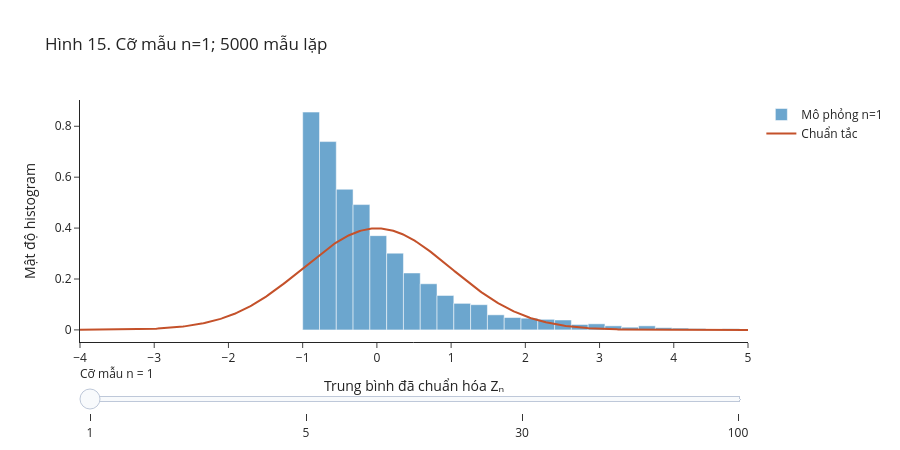

Source (notebook cell):
### Markdown cell above
Ở hình tương tác dưới, thanh trượt đổi **cỡ mẫu** của các phân phối vừa mô phỏng (`z_theo_n`). Rê chuột để đọc khoảng $z$ và chiều cao mật độ; tổng diện tích các cột là 1. Ô này dùng lại kết quả đã tạo, nên kéo thanh trượt không mô phỏng lại và không đổi seed.

<!-- branch-plot-instructions:start -->

**Đọc code vẽ bằng Plotly.** `go.Figure` chứa các trace; mỗi `go.Scatter`, `go.Bar` hoặc trace khác nhận các mảng dữ liệu đã tính. `update_layout` đặt tiêu đề, nhãn và bộ điều khiển. Thanh trượt chọn trạng thái được dựng sẵn trong `steps`; đối chiếu `visible` hoặc dữ liệu của trace để biết hình thay đổi thế nào. Thử đổi thuộc tính hiển thị trong trace hoặc layout, rồi chạy lại ô; giữ dữ liệu để so sánh.

<!-- branch-plot-instructions:end -->

### Code cell
fig_clt = go.Figure()
cac_n=list(z_theo_n)
for i,n in enumerate(cac_n):
    cao,bien=np.histogram(z_theo_n[n],bins=40,density=True)
    tam=(bien[:-1]+bien[1:])/2
    fig_clt.add_trace(go.Bar(x=tam,y=cao,width=np.diff(bien),visible=(i==0),
        name=f"Mô phỏng n={n}",opacity=0.65,
        hovertemplate="z ≈ %{x:.2f}<br>Mật độ %{y:.3f}<extra></extra>"))
fig_clt.add_trace(go.Scatter(x=luoi_z,y=stats.norm.pdf(luoi_z),mode="lines",name="Chuẩn tắc",
                           line={"color":"#C4512A"}))
steps=[]
for i,n in enumerate(cac_n):
    steps.append(dict(method="update",label=str(n),args=[{"visible":[j==i for j in range(len(cac_n))]+[True]},
        {"title":{"text":f"Hình 15. Cỡ mẫu n={n}; {lap_clt} mẫu lặp"}}]))
fig_clt.update_layout(title=f"Hình 15. Cỡ mẫu n={cac_n[0]}; {lap_clt} mẫu lặp",
    xaxis={"title":"Trung bình đã chuẩn hóa Zₙ","range":[-4,5]},yaxis_title="Mật độ histogram",
    sliders=[dict(currentvalue={"prefix":"Cỡ mẫu n = "},steps=steps)],height=450,bargap=0)
fig_clt.show()

### Figure 1 — Plotly figure (JSON) as saved in the notebook; plotly's stock layout.template omitted (floating-point values rounded to 4 significant figures; data arrays with more than 128 entries replaced by an {"elided": "..."} marker saying what was removed)
{"data": [{"hovertemplate": "z ≈ %{x:.2f}<br>Mật độ %{y:.3f}<extra></extra>", "name": "Mô phỏng n=1", "opacity": 0.65, "type": "bar", "visible": true, "width": [0.2262, 0.2262, 0.2262, 0.2262, 0.2262, 0.2262, 0.2262, 0.2262, 0.2262, 0.2262, 0.2262, 0.2262, 0.2262, 0.2262, 0.2262, 0.2262, 0.2262, 0.2262, 0.2262, 0.2262, 0.2262, 0.2262, 0.2262, 0.2262, 0.2262, 0.2262, 0.2262, 0.2262, 0.2262, 0.2262, 0.2262, 0.2262, 0.2262, 0.2262, 0.2262, 0.2262, 0.2262, 0.2262, 0.2262, 0.2262], "x": [-0.8865, -0.6603, -0.434, -0.2078, 0.01846, 0.2447, 0.4709, 0.6972, 0.9234, 1.15, 1.376, 1.602, 1.828, 2.055, 2.281, 2.507, 2.733, 2.96, 3.186, 3.412, 3.638, 3.865, 4.091, 4.317, 4.543, 4.77, 4.996, 5.222, 5.448, 5.675, 5.901, 6.127, 6.353, 6.58, 6.806, 7.032, 7.258, 7.485, 7.711, 7.937], "y": [0.8557, 0.7399, 0.5525, 0.4924, 0.3704, 0.3014, 0.2237, 0.1812, 0.1353, 0.1043, 0.09901, 0.05923, 0.04862, 0.04597, 0.04155, 0.0389, 0.02122, 0.02387, 0.01591, 0.01061, 0.01591, 0.00884, 0.007072, 0.005304, 0.002652, 0.00442, 0.000884, 0.003536, 0.001768, 0.0, 0.001768, 0.001768, 0.000884, 0.000884, 0.000884, 0.0, 0.0, 0.0, 0.0, 0.001768]}, {"hovertemplate": "z ≈ %{x:.2f}<br>Mật độ %{y:.3f}<extra></extra>", "name": "Mô phỏng n=5", "opacity": 0.65, "type": "bar", "visible": false, "width": [0.1746, 0.1746, 0.1746, 0.1746, 0.1746, 0.1746, 0.1746, 0.1746, 0.1746, 0.1746, 0.1746, 0.1746, 0.1746, 0.1746, 0.1746, 0.1746, 0.1746, 0.1746, 0.1746, 0.1746, 0.1746, 0.1746, 0.1746, 0.1746, 0.1746, 0.1746, 0.1746, 0.1746, 0.1746, 0.1746, 0.1746, 0.1746, 0.1746, 0.1746, 0.1746, 0.1746, 0.1746, 0.1746, 0.1746, 0.1746], "x": [-1.965, -1.791, -1.616, -1.441, -1.267, -1.092, -0.9176, -0.743, -0.5684, -0.3938, -0.2192, -0.04465, 0.13, 0.3045, 0.4791, 0.6537, 0.8283, 1.003, 1.178, 1.352, 1.527, 1.701, 1.876, 2.051, 2.225, 2.4, 2.574, 2.749, 2.923, 3.098, 3.273, 3.447, 3.622, 3.796, 3.971, 4.146, 4.32, 4.495, 4.669, 4.844], "y": [0.004582, 0.03551, 0.08362, 0.1558, 0.2646, 0.3173, 0.3815, 0.4181, 0.4284, 0.4181, 0.4903, 0.3849, 0.3253, 0.3299, 0.2715, 0.2234, 0.2291, 0.1844, 0.1455, 0.1409, 0.1203, 0.08362, 0.06415, 0.04009, 0.0378, 0.03322, 0.02864, 0.01718, 0.01031, 0.01947, 0.009164, 0.009164, 0.009164, 0.004582, 0.002291, 0.001145, 0.001145, 0.001145, 0.001145, 0.001145]}, {"hovertemplate": "z ≈ %{x:.2f}<br>Mật độ %{y:.3f}<extra></extra>", "name": "Mô phỏng n=30", "opacity": 0.65, "type": "bar", "visible": false, "width": [0.1706, 0.1706, 0.1706, 0.1706, 0.1706, 0.1706, 0.1706, 0.1706, 0.1706, 0.1706, 0.1706, 0.1706, 0.1706, 0.1706, 0.1706, 0.1706, 0.1706, 0.1706, 0.1706, 0.1706, 0.1706, 0.1706, 0.1706, 0.1706, 0.1706, 0.1706, 0.1706, 0.1706, 0.1706, 0.1706, 0.1706, 0.1706, 0.1706, 0.1706, 0.1706, 0.1706, 0.1706, 0.1706, 0.1706, 0.1706], "x": [-2.742, -2.571, -2.4, -2.23, -2.059, -1.889, -1.718, -1.547, -1.377, -1.206, -1.036, -0.8651, -0.6945, -0.524, -0.3534, -0.1828, -0.01222, 0.1584, 0.3289, 0.4995, 0.6701, 0.8407, 1.011, 1.182, 1.352, 1.523, 1.694, 1.864, 2.035, 2.205, 2.376, 2.546, 2.717, 2.888, 3.058, 3.229, 3.399, 3.57, 3.741, 3.911], "y": [0.003517, 0.00469, 0.008207, 0.0129, 0.04455, 0.04924, 0.06683, 0.1243, 0.1595, 0.2169, 0.2321, 0.3248, 0.3564, 0.4139, 0.3904, 0.4115, 0.3564, 0.3904, 0.4068, 0.3318, 0.279, 0.2486, 0.2087, 0.1782, 0.1595, 0.1266, 0.09028, 0.08324, 0.0469, 0.03752, 0.02697, 0.0211, 0.01641, 0.01407, 0.007035, 0.001172, 0.002345, 0.002345, 0.00469, 0.002345]}, {"hovertemplate": "z ≈ %{x:.2f}<br>Mật độ %{y:.3f}<extra></extra>", "name": "Mô phỏng n=100", "opacity": 0.65, "type": "bar", "visible": false, "width": [0.2065, 0.2065, 0.2065, 0.2065, 0.2065, 0.2065, 0.2065, 0.2065, 0.2065, 0.2065, 0.2065, 0.2065, 0.2065, 0.2065, 0.2065, 0.2065, 0.2065, 0.2065, 0.2065, 0.2065, 0.2065, 0.2065, 0.2065, 0.2065, 0.2065, 0.2065, 0.2065, 0.2065, 0.2065, 0.2065, 0.2065, 0.2065, 0.2065, 0.2065, 0.2065, 0.2065, 0.2065, 0.2065, 0.2065, 0.2065], "x": [-3.731, -3.524, -3.318, -3.111, -2.905, -2.698, -2.492, -2.285, -2.079, -1.872, -1.665, -1.459, -1.252, -1.046, -0.8395, -0.633, -0.4264, -0.2199, -0.01343, 0.1931, 0.3996, 0.6061, 0.8126, 1.019, 1.226, 1.432, 1.639, 1.845, 2.052, 2.258, 2.465, 2.671, 2.878, 3.084, 3.291, 3.497, 3.704, 3.91, 4.117, 4.323], "y": [0.0009685, 0.0, 0.0, 0.001937, 0.001937, 0.007748, 0.0155, 0.02324, 0.03196, 0.06779, 0.1017, 0.1521, 0.184, 0.2266, 0.306, 0.3545, 0.3816, 0.398, 0.3971, 0.399, 0.3525, 0.3273, 0.277, 0.1879, 0.1898, 0.1211, 0.1017, 0.0736, 0.05714, 0.03971, 0.02131, 0.01743, 0.008716, 0.006779, 0.002905, 0.002905, 0.0009685, 0.0009685, 0.0, 0.0009685]}, {"line": {"color": "#C4512A"}, "mode": "lines", "name": "Chuẩn tắc", "type": "scatter", "x": {"elided": "500 float values"}, "y": {"elided": "500 float values"}}], "layout": {"bargap": 0, "height": 450, "sliders": [{"currentvalue": {"prefix": "Cỡ mẫu n = "}, "steps": [{"args": [{"visible": [true, false, false, false, true]}, {"title": {"text": "Hình 15. Cỡ mẫu n=1; 5000 mẫu lặp"}}], "label": "1", "method": "update"}, {"args": [{"visible": [false, true, false, false, true]}, {"title": {"text": "Hình 15. Cỡ mẫu n=5; 5000 mẫu lặp"}}], "label": "5", "method": "update"}, {"args": [{"visible": [false, false, true, false, true]}, {"title": {"text": "Hình 15. Cỡ mẫu n=30; 5000 mẫu lặp"}}], "label": "30", "method": "update"}, {"args": [{"visible": [false, false, false, true, true]}, {"title": {"text": "Hình 15. Cỡ mẫu n=100; 5000 mẫu lặp"}}], "label": "100", "method": "update"}]}], "title": {"text": "Hình 15. Cỡ mẫu n=1; 5000 mẫu lặp"}, "xaxis": {"range": [-4, 5], "title": {"text": "Trung bình đã chuẩn hóa Zₙ"}}, "yaxis": {"title": {"text": "Mật độ histogram"}}}}
